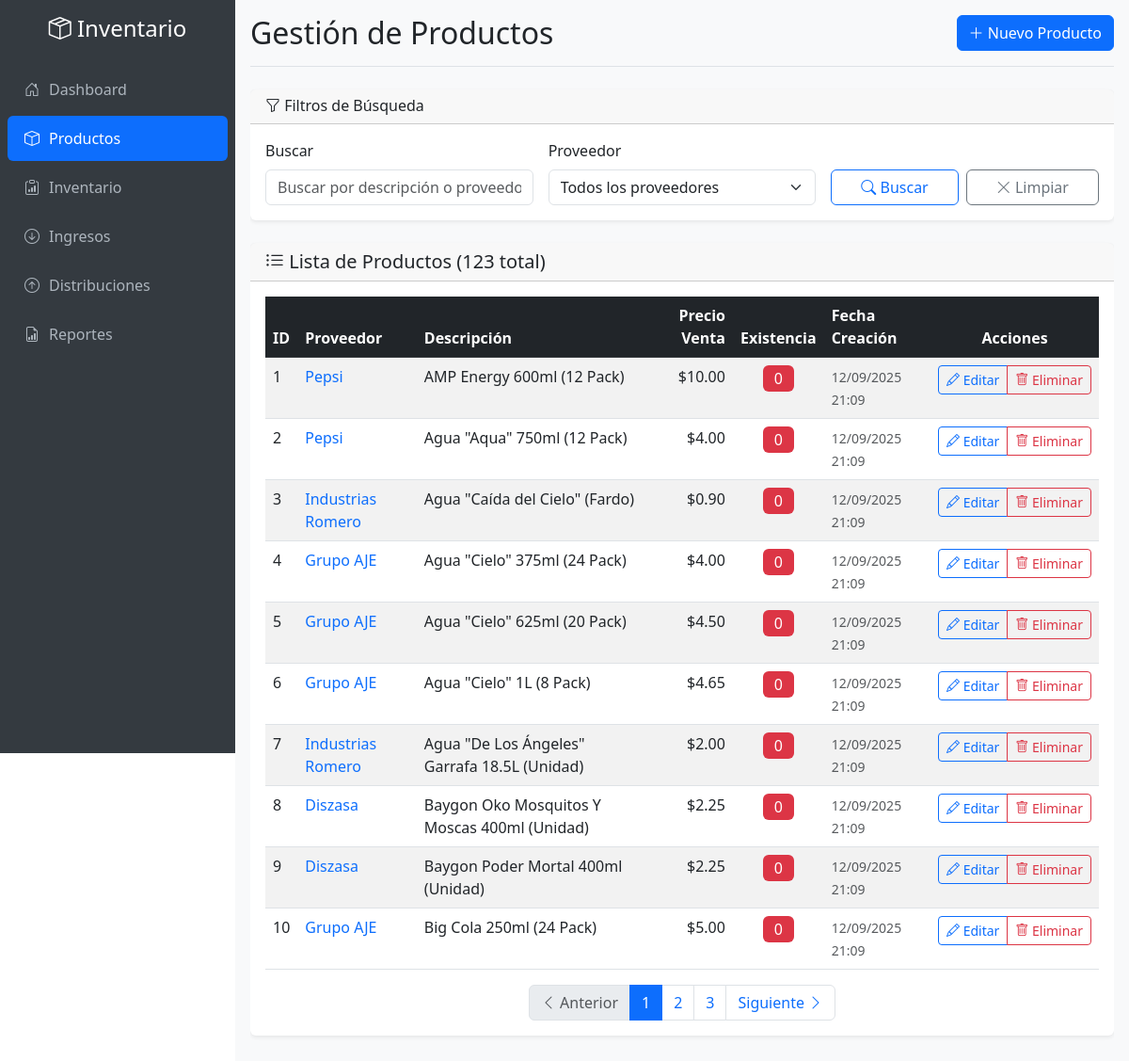
The page /productos.php on the database its author committed.
### tables this page shows
CREATE TABLE IF NOT EXISTS `productos` (
  `id` int NOT NULL AUTO_INCREMENT,
  `proveedor` varchar(255) NOT NULL,
  `descripcion` text NOT NULL,
  `precio_venta` decimal(10,2) NOT NULL,
  `existencia` int DEFAULT '0',
  `fecha_creacion` timestamp NULL DEFAULT CURRENT_TIMESTAMP,
  `fecha_actualizacion` timestamp NULL DEFAULT CURRENT_TIMESTAMP ON UPDATE CURRENT_TIMESTAMP,
  PRIMARY KEY (`id`)
);

### productos.php (the view, shortened to what this page needs)
<?php
$database = new Database();
$db = $database->getConnection();
$page = isset($_GET['page']) ? (int)$_GET['page'] : 1;
$limit = 10;
$offset = ($page - 1) * $limit;
$search = isset($_GET['search']) ? $_GET['search'] : '';
$proveedor_filter = isset($_GET['proveedor']) ? $_GET['proveedor'] : '';
$where_conditions = [];
$params = [];
$where_clause = !empty($where_conditions) ? "WHERE " . implode(" AND ", $where_conditions) : "";
$count_query = "SELECT COUNT(*) as total FROM productos $where_clause";
$stmt_count = $db->prepare($count_query);
$stmt_count->execute($params);
$total_productos = $stmt_count->fetch()['total'];
$total_pages = ceil($total_productos / $limit);
$query = "SELECT * FROM productos $where_clause ORDER BY fecha_creacion DESC LIMIT $limit OFFSET $offset";
$stmt = $db->prepare($query);
$stmt->execute($params);
$productos = $stmt->fetchAll();
?>
<!DOCTYPE html>
<html lang="es">
<head>
    <link href="https://cdn.jsdelivr.net/npm/bootstrap@5.3.0/dist/css/bootstrap.min.css" rel="stylesheet">
    <link href="https://cdn.jsdelivr.net/npm/bootstrap-icons@1.10.0/font/bootstrap-icons.css" rel="stylesheet">
</head>
<body>
    <div class="app-container">
        <nav class="sidebar" id="sidebar">
            <div class="pt-3">
                <div class="text-center mb-4">
                    <h4 class="text-white d-none d-lg-block">
                        <i class="bi bi-box-seam"></i> Inventario
                    </h4>
                </div>
                <ul class="nav flex-column">
                    <li class="nav-item">
                        <a class="nav-link" href="index.php">
                            <i class="bi bi-house-door"></i> Dashboard
                        </a>
                    </li>
                    <li class="nav-item">
                        <a class="nav-link active" href="productos.php">
                            <i class="bi bi-box"></i> Productos
                        </a>
                    </li>
                    <li class="nav-item">
                        <a class="nav-link" href="inventario.php">
                            <i class="bi bi-clipboard-data"></i> Inventario
                        </a>
                    </li>
                    <li class="nav-item">
                        <a class="nav-link" href="ingresos.php">
                            <i class="bi bi-arrow-down-circle"></i> Ingresos
                        </a>
                    </li>
                    <li class="nav-item">
                        <a class="nav-link" href="distribuciones.php">
                            <i class="bi bi-arrow-up-circle"></i> Distribuciones
                        </a>
                    </li>
                    <li class="nav-item">
                        <a class="nav-link" href="reportes.php">
                            <i class="bi bi-file-earmark-bar-graph"></i> Reportes
                        </a>
                    </li>
                </ul>
            </div>
        </nav>
        <main class="main-content">
            <div class="content-wrapper">
                <div class="d-flex justify-content-between flex-wrap align-items-center mb-4 pb-3 border-bottom">
                    <h1 class="h2 mb-0">Gestión de Productos</h1>
                    <button type="button" class="btn btn-primary" data-bs-toggle="modal" data-bs-target="#modalProducto">
                        <i class="bi bi-plus-lg"></i>
                        <span class="d-none d-sm-inline">Nuevo Producto</span>
                    </button>
                </div>
                <div class="card mb-4 animate-in">
                    <div class="card-header">
                        <h6 class="mb-0">
                            <i class="bi bi-funnel"></i> Filtros de Búsqueda
                        </h6>
                    </div>
                    <div class="card-body">
                        <form method="GET" class="row g-3">
                            <div class="col-md-4">
                                <label for="search" class="form-label">Buscar</label>
                                <input type="text" class="form-control" id="search" name="search"
                                       value="<?php echo htmlspecialchars($search); ?>"
                                       placeholder="Buscar por descripción o proveedor...">
                            </div>
                            <div class="col-md-4">
                                <label for="proveedor" class="form-label">Proveedor</label>
                                <select class="form-select" id="proveedor" name="proveedor">
                                    <option value="">Todos los proveedores</option>
                                </select>
                            </div>
                            <div class="col-md-4 d-flex align-items-end gap-2">
                                <button type="submit" class="btn btn-outline-primary flex-fill">
                                    <i class="bi bi-search"></i>
                                    <span class="d-none d-sm-inline">Buscar</span>
                                </button>
                                <a href="productos.php" class="btn btn-outline-secondary flex-fill">
                                    <i class="bi bi-x-lg"></i>
                                    <span class="d-none d-sm-inline">Limpiar</span>
                                </a>
                            </div>
                        </form>
                    </div>
                </div>
                <div class="card animate-in">
                    <div class="card-header">
                        <h5 class="card-title mb-0">
                            <i class="bi bi-list-ul"></i>
                            Lista de Productos (<?php echo number_format($total_productos); ?> total)
                        </h5>
                    </div>
                    <div class="card-body">
                        <?php if (count($productos) > 0): ?>
                            <div class="table-responsive">
                                <table class="table table-striped table-hover mb-0">
                                    <thead class="table-dark">
                                        <tr>
                                            <th>ID</th>
                                            <th>Proveedor</th>
                                            <th>Descripción</th>
                                            <th class="text-end">Precio Venta</th>
                                            <th class="text-center">Existencia</th>
                                            <th class="d-none d-md-table-cell">Fecha Creación</th>
                                            <th class="table-actions text-center">Acciones</th>
                                        </tr>
                                    </thead>
                                    <tbody>
                                        <?php foreach ($productos as $producto): ?>
                                            <tr>
                                                <td class="fw-medium"><?php echo $producto['id']; ?></td>
                                                <td>
                                                    <span class="fw-medium text-primary">
                                                        <?php echo htmlspecialchars($producto['proveedor']); ?>
                                                    </span>
                                                </td>
                                                <td>
                                                    <span title="<?php echo htmlspecialchars($producto['descripcion']); ?>">
                                                        <?php echo htmlspecialchars($producto['descripcion']); ?>
                                                    </span>
                                                </td>
                                                <td class="text-end fw-medium">
                                                    $<?php echo number_format($producto['precio_venta'], 2); ?>
                                                </td>
                                                <td class="text-center">
                                                    <span class="badge fs-6 <?php echo $producto['existencia'] == 0 ? 'bg-danger' : ($producto['existencia'] < 10 ? 'bg-warning text-dark' : 'bg-success'); ?>">
                                                        <?php echo number_format($producto['existencia']); ?>
                                                    </span>
                                                </td>
                                                <td class="d-none d-md-table-cell text-muted">
                                                    <small><?php echo date('d/m/Y H:i', strtotime($producto['fecha_creacion'])); ?></small>
                                                </td>
                                                <td class="table-actions text-center">
                                                    <div class="btn-group" role="group">
                                                        <button type="button" class="btn btn-sm btn-outline-primary"
                                                                onclick="editarProducto(<?php echo htmlspecialchars(json_encode($producto)); ?>)"
                                                                title="Editar producto">
                                                            <i class="bi bi-pencil"></i>
                                                            <span class="d-none d-lg-inline"> Editar</span>
                                                        </button>
                                                        <button type="button" class="btn btn-sm btn-outline-danger"
                                                                onclick="eliminarProducto(<?php echo $producto['id']; ?>, '<?php echo htmlspecialchars($producto['descripcion']); ?>')"
                                                                title="Eliminar producto">
                                                            <i class="bi bi-trash"></i>
                                                            <span class="d-none d-lg-inline"> Eliminar</span>
                                                        </button>
                                                    </div>
                                                </td>
                                            </tr>
                                        <?php endforeach; ?>
                                    </tbody>
                                </table>
                            </div>
                            <?php if ($total_pages > 1): ?>
                                <nav aria-label="Navegación de productos" class="mt-3">
                                    <ul class="pagination justify-content-center mb-0">
                                        <li class="page-item <?php echo $page <= 1 ? 'disabled' : ''; ?>">
                                            <a class="page-link" href="?page=<?php echo $page - 1; ?>&search=<?php echo urlencode($search); ?>&proveedor=<?php echo urlencode($proveedor_filter); ?>">
                                                <i class="bi bi-chevron-left"></i>
                                                <span class="d-none d-sm-inline"> Anterior</span>
                                            </a>
                                        </li>
                                        <?php for ($i = max(1, $page - 2); $i <= min($total_pages, $page + 2); $i++): ?>
                                            <li class="page-item <?php echo $i == $page ? 'active' : ''; ?>">
                                                <a class="page-link" href="?page=<?php echo $i; ?>&search=<?php echo urlencode($search); ?>&proveedor=<?php echo urlencode($proveedor_filter); ?>"><?php echo $i; ?></a>
                                            </li>
                                        <?php endfor; ?>
                                        <li class="page-item <?php echo $page >= $total_pages ? 'disabled' : ''; ?>">
                                            <a class="page-link" href="?page=<?php echo $page + 1; ?>&search=<?php echo urlencode($search); ?>&proveedor=<?php echo urlencode($proveedor_filter); ?>">
                                                <span class="d-none d-sm-inline">Siguiente </span>
                                                <i class="bi bi-chevron-right"></i>
                                            </a>
                                        </li>
                                    </ul>
                                </nav>
                            <?php endif; ?>
                        <?php endif; ?>
                    </div>
                </div>
            </div>
        </main>
    </div>
</body>
</html>

### productos.php (style rules this page uses)
* { box-sizing: border-box; }
body { margin: 0; padding: 0; overflow-x: hidden; }
.app-container { display: flex; min-height: 100vh; width: 100%; }
.sidebar { background-color: #343a40; width: 250px; min-height: 100vh; position: fixed; top: 0; left: 0; z-index: 1000; overflow-y: auto; transition: transform 0.3s ease; }
.sidebar .nav-link { color: #adb5bd; padding: 0.75rem 1rem; border-radius: 0.375rem; margin: 0.125rem 0.5rem; display: flex; align-items: center; }
.sidebar .nav-link.active { color: #fff; background-color: #0d6efd; }
.sidebar .nav-link i { width: 20px; margin-right: 8px; text-align: center; }
.main-content { flex: 1; margin-left: 250px; min-height: 100vh; width: calc(100% - 250px); padding: 1rem; background-color: #f8f9fa; }
.table-actions { white-space: nowrap; }
.btn-sm { padding: 0.25rem 0.5rem; font-size: 0.875rem; }
.card { border: none; box-shadow: 0 0.125rem 0.25rem rgba(0, 0, 0, 0.075); margin-bottom: 1rem; }
.content-wrapper { width: 100%; max-width: 100%; overflow-x: auto; }
.animate-in { animation: slideIn 0.3s ease-out; }
.badge { font-weight: 500; padding: 0.375em 0.75em; }
.table-responsive { position: relative; }
.table-responsive::after { content: ''; position: absolute; top: 0; right: 0; bottom: 0; width: 20px; background: linear-gradient(to left, rgba(248,249,250,1) 0%, rgba(248,249,250,0) 100%); pointer-events: none; opacity: 0; transition: opacity 0.3s ease; }

### rows shown on the page
productos: id "1", proveedor "Pepsi", descripcion "AMP Energy 600ml (12 Pack)", precio_venta "10.00", existencia "0", fecha_creacion "12/09/2025 21:09"
productos: id "2", proveedor "Pepsi", descripcion "Agua \"Aqua\" 750ml (12 Pack)", precio_venta "4.00", existencia "0", fecha_creacion "12/09/2025 21:09"
productos: id "3", proveedor "Industrias Romero", descripcion "Agua \"Caída del Cielo\" (Fardo)", precio_venta "0.90", existencia "0", fecha_creacion "12/09/2025 21:09"
productos: id "4", proveedor "Grupo AJE", descripcion "Agua \"Cielo\" 375ml (24 Pack)", precio_venta "4.00", existencia "0", fecha_creacion "12/09/2025 21:09"
productos: id "5", proveedor "Grupo AJE", descripcion "Agua \"Cielo\" 625ml (20 Pack)", precio_venta "4.50", existencia "0", fecha_creacion "12/09/2025 21:09"
productos: id "6", proveedor "Grupo AJE", descripcion "Agua \"Cielo\" 1L (8 Pack)", precio_venta "4.65", existencia "0", fecha_creacion "12/09/2025 21:09"
productos: id "7", proveedor "Industrias Romero", descripcion "Agua \"De Los Ángeles\" Garrafa 18.5L (Unidad)", precio_venta "2.00", existencia "0", fecha_creacion "12/09/2025 21:09"
productos: id "8", proveedor "Diszasa", descripcion "Baygon Oko Mosquitos Y Moscas 400ml (Unidad)", precio_venta "2.25", existencia "0", fecha_creacion "12/09/2025 21:09"
productos: id "9", proveedor "Diszasa", descripcion "Baygon Poder Mortal 400ml (Unidad)", precio_venta "2.25", existencia "0", fecha_creacion "12/09/2025 21:09"
productos: id "10", proveedor "Grupo AJE", descripcion "Big Cola 250ml (24 Pack)", precio_venta "5.00", existencia "0", fecha_creacion "12/09/2025 21:09"

### other values the page prints
$total_productos "123"
